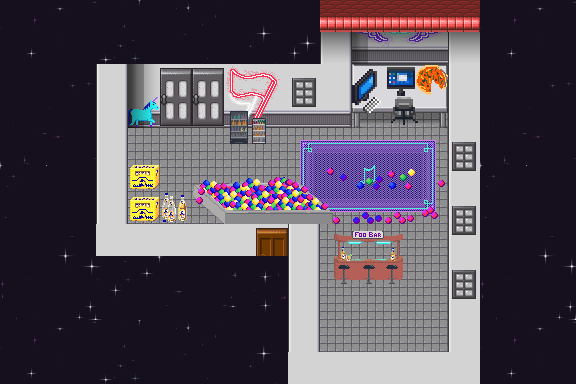

A 2D game scene composited from a Tiled map and its tileset images. What follows is a short description and the map's XML, with each tile layer's data collapsed to a summary:
An orthogonal 18x12 tile map with 32x32 px tiles, 13 tile layers (startHallway, startBalcony, exitBalcony, exitHallway, ...), 16 tilesets.

<map version="1.4" tiledversion="1.4.3" orientation="orthogonal" renderorder="right-down" width="18" height="12" tilewidth="32" tileheight="32" infinite="0" nextlayerid="16" nextobjectid="1">
 <editorsettings>
  <export target="livingroom.json" format="json" />
 </editorsettings>
 <tileset firstgid="1" name="cija_32x32_expansion for Pipoya_CC0" tilewidth="32" tileheight="32" tilecount="2394" columns="18">
  <image source="tiles/cija_32x32_expansion for Pipoya_CC0.png" width="576" height="4256" />
 </tileset>
 <tileset firstgid="2395" name="rc3-mullana-stars" tilewidth="32" tileheight="32" tilecount="100" columns="10">
  <image source="tiles/rc3-mullana-stars.png" width="320" height="320" />
 </tileset>
 <tileset firstgid="2495" name="mapUtilities" tilewidth="32" tileheight="32" tilecount="9" columns="9">
  <image source="tiles/mapUtilities.png" width="288" height="32" />
  <tile id="3">
   <properties>
    <property name="collides" type="bool" value="true" />
   </properties>
  </tile>
 </tileset>
 <tileset firstgid="2504" name="LightShadow_pipo" tilewidth="32" tileheight="32" tilecount="48" columns="8">
  <image source="tiles/Pipoya RPG Tileset 32x32/LightShadow_pipo.png" width="256" height="192" />
 </tileset>
 <tileset firstgid="2552" name="Interior 1" tilewidth="32" tileheight="32" tilecount="896" columns="16">
  <image source="tiles/Interiors_free/32x32/Interiors_free_32x32.png" width="512" height="1792" />
 </tileset>
 <tileset firstgid="3448" name="rc3-mullana-objects" tilewidth="32" tileheight="32" tilecount="128" columns="16">
  <image source="tiles/rc3-mullana-objects.png" width="512" height="256" />
 </tileset>
 <tileset firstgid="3576" name="rc3-mullana-neon-signs" tilewidth="32" tileheight="32" tilecount="256" columns="16">
  <image source="tiles/rc3-mullana-neon-signs.png" width="512" height="512" />
 </tileset>
 <tileset firstgid="3832" name="minideko" tilewidth="32" tileheight="32" tilecount="91" columns="7">
  <image source="tiles/minideko.png" width="224" height="416" />
 </tileset>
 <tileset firstgid="3923" name="cija_32x32_basic_CC0" tilewidth="32" tileheight="32" tilecount="600" columns="20">
  <image source="tiles/cija_32x32_basic_CC0.png" width="640" height="960" />
 </tileset>
 <tileset firstgid="4523" name="Pizza" tilewidth="32" tileheight="32" tilecount="5" columns="0">
  <grid orientation="orthogonal" width="1" height="1" />
  <tile id="0">
   <image width="32" height="32" source="tiles/pizza_1.png" />
  </tile>
  <tile id="1">
   <image width="32" height="32" source="tiles/pizza_2.png" />
  </tile>
  <tile id="2">
   <image width="32" height="32" source="tiles/pizza_3.png" />
  </tile>
  <tile id="3">
   <image width="32" height="32" source="tiles/pizza_4.png" />
  </tile>
  <tile id="4">
   <image width="32" height="32" source="tiles/pizza_5.png" />
  </tile>
 </tileset>
 <tileset firstgid="4528" name="rc3-mullana-foyer" tilewidth="32" tileheight="32" tilecount="1024" columns="32">
  <image source="tiles/rc3-mullana-foyer.png" width="1024" height="1024" />
 </tileset>
 <tileset firstgid="5552" name="rc3-mullana-functionary" tilewidth="32" tileheight="32" tilecount="256" columns="16">
  <image source="tiles/rc3-mullana-functionary.png" width="512" height="512" />
 </tileset>
 <tileset firstgid="5808" name="Sammlung" tilewidth="64" tileheight="64" tilecount="18" columns="0">
  <grid orientation="orthogonal" width="1" height="1" />
  <tile id="0">
   <image width="32" height="32" source="tiles/brot1.png" />
  </tile>
  <tile id="1">
   <image width="32" height="32" source="tiles/brot2.png" />
  </tile>
  <tile id="2">
   <image width="32" height="64" source="tiles/brotplakat.png" />
  </tile>
  <tile id="3">
   <image width="32" height="32" source="tiles/cyber.png" />
  </tile>
  <tile id="4">
   <image width="32" height="32" source="tiles/cyber1.png" />
  </tile>
  <tile id="5">
   <image width="32" height="32" source="tiles/cyber2.png" />
  </tile>
  <tile id="6">
   <image width="32" height="32" source="tiles/cyber3.png" />
  </tile>
  <tile id="7">
   <image width="32" height="32" source="tiles/cyber4.png" />
  </tile>
  <tile id="8">
   <image width="32" height="32" source="tiles/mehlsack.png" />
  </tile>
  <tile id="9">
   <image width="32" height="32" source="tiles/schuessel_pink.png" />
  </tile>
  <tile id="10">
   <image width="32" height="32" source="tiles/schuessel_blau.png" />
  </tile>
  <tile id="11">
   <image width="32" height="32" source="tiles/schuessel_gruen.png" />
  </tile>
  <tile id="12">
   <image width="32" height="32" source="tiles/schuessel_orange.png" />
  </tile>
  <tile id="13">
   <image width="64" height="64" source="tiles/worldExit.png" />
  </tile>
  <tile id="14">
   <image width="32" height="32" source="tiles/unicorn.png" />
  </tile>
  <tile id="15">
   <image width="32" height="32" source="tiles/unicorn_2.png" />
  </tile>
  <tile id="16">
   <image width="32" height="64" source="tiles/waffelplakat.png" />
  </tile>
  <tile id="17">
   <image width="32" height="32" source="tiles/wc_unisex.png" />
  </tile>
 </tileset>
 <tileset firstgid="5826" name="tilesets_deviant_milkian_1" tilewidth="34" tileheight="34" tilecount="256" columns="16">
  <image source="tilesets_deviant_milkian_1.png" width="544" height="544" />
 </tileset>
 <tileset firstgid="6082" name="rpg" tilewidth="32" tileheight="32" tilecount="1064" columns="8">
  <image source="tiles/Pipoya RPG Tileset 32x32/[Base]BaseChip_pipo.png" width="256" height="4256" />
 </tileset>
 <tileset firstgid="7146" name="unicorn" tilewidth="32" tileheight="32" tilecount="1" columns="1">
  <image source="tiles/unicorn.png" width="32" height="32" />
 </tileset>
 <layer id="4" name="startHallway" width="18" height="12">
  <properties>
   <property name="startLayer" type="bool" value="true" />
  </properties>
  <data>[216 cells, 1 non-empty, 1 distinct tile ids]</data>
 </layer>
 <layer id="14" name="startBalcony" width="18" height="12">
  <properties>
   <property name="startLayer" type="bool" value="true" />
  </properties>
  <data>[216 cells, 2 non-empty, 1 distinct tile ids]</data>
 </layer>
 <layer id="5" name="exitBalcony" width="18" height="12">
  <properties>
   <property name="exitUrl" value="balcony.json#startLivingroom" />
  </properties>
  <data>[216 cells, 2 non-empty, 1 distinct tile ids]</data>
 </layer>
 <layer id="15" name="exitHallway" width="18" height="12">
  <properties>
   <property name="exitUrl" value="hallway.json#startLivingroom" />
  </properties>
  <data>[216 cells, 1 non-empty, 1 distinct tile ids]</data>
 </layer>
 <layer id="6" name="collides" width="18" height="12">
  <data>[216 cells, 49 non-empty, 1 distinct tile ids]</data>
 </layer>
 <layer id="1" name="flor" width="18" height="12">
  <data>[216 cells, 144 non-empty, 1 distinct tile ids]</data>
 </layer>
 <layer id="2" name="walls" width="18" height="12">
  <data>[216 cells, 164 non-empty, 64 distinct tile ids]</data>
 </layer>
 <layer id="3" name="doors" width="18" height="12">
  <data>[216 cells, 18 non-empty, 6 distinct tile ids]</data>
 </layer>
 <layer id="13" name="audio" width="18" height="12">
  <properties>
   <property name="playAudio" value="http://stream.sunshine-live.de/classics/mp3-192/stream.sunshine-live.de/play.m3u" />
  </properties>
  <data>[216 cells, 15 non-empty, 10 distinct tile ids]</data>
 </layer>
 <layer id="7" name="interior" width="18" height="12">
  <data>[216 cells, 14 non-empty, 13 distinct tile ids]</data>
 </layer>
 <layer id="9" name="interior2" width="18" height="12">
  <data>[216 cells, 31 non-empty, 31 distinct tile ids]</data>
 </layer>
 <layer id="10" name="interior3" width="18" height="12">
  <data>[216 cells, 4 non-empty, 4 distinct tile ids]</data>
 </layer>
 <objectgroup id="12" name="floorLayer" />
 <layer id="8" name="shadow" width="18" height="12">
  <data>[216 cells, 7 non-empty, 2 distinct tile ids]</data>
 </layer>
</map>
